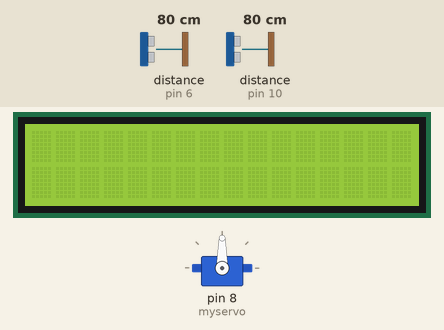
This sketch was run on a simulated Arduino Uno, built with avr-gcc and run on an emulated ATmega328P. On the bench: 16×2 character LCD, servo. Wiring (inferred from the names in the program): 2 × ultrasonic range finder: trigger pin 5, echo pin 6 / trigger pin 9, echo pin 10. The test bench sets the inputs (shaded band); at power-on: distance to the obstacle (sensors on pin 10, pin 6) 80 cm. The echo pulse lasts 58.3 µs per cm.

Above: at 1.2 s.
1.3 s: distance to the obstacle (sensor on pin 10) set to 35 cm
2.8 s: distance to the obstacle (sensor on pin 10) set to 28 cm
At 2.86 s:
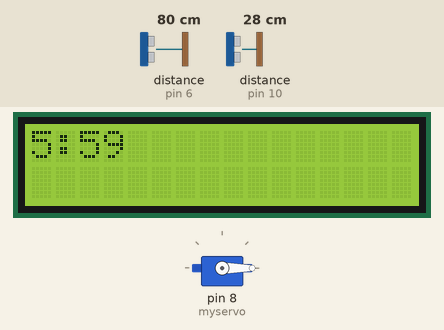
At 3.26 s:
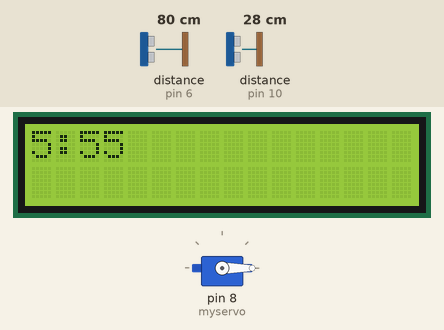
Timing chart, 0 to 5.8 s (numbered marks = the images above; inputs shaded):
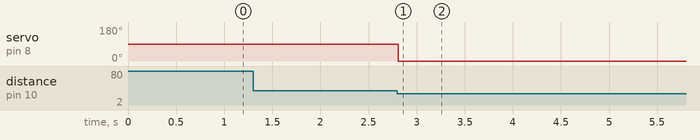

Measured:
- the behaviour switches between 32 and 31 cm on distance to the obstacle (sensor on pin 10) (found by bisection; images 0 and 1)
- after the input at 1.3 s, every drawn part: stays the same
- after the input at 2.8 s, servo on pin 8 (myservo): 90° → 0° at once; the display: changes at once (image 1)

The sketch:

project_make_a_ton__railmate_.ino
```cpp
 #include <LiquidCrystal.h>
#include <Servo.h>
Servo myservo;
const int trigPin1 = 9;
const int echoPin1 = 10;
const int trigPin2 = 5;
const int echoPin2 = 6;
const int rs = 12, en = 11, d4 = 7, d5 = 4, d6 = 3, d7 = 2;
LiquidCrystal lcd(rs, en, d4, d5, d6, d7);
long duration1;
int distance1;
long duration2;
int distance2;
int l1=5,l2=0,f=0,pos,i;
float e;
long int o;
void setup() {
pinMode(trigPin2, OUTPUT);
pinMode(echoPin2, INPUT);
 lcd.begin(16, 2);
   myservo.attach(8);

pinMode(trigPin1, OUTPUT);
pinMode(echoPin1, INPUT);

}
void loop() {


digitalWrite(trigPin2, LOW);
delayMicroseconds(2);
digitalWrite(trigPin2, HIGH);
delayMicroseconds(10);
digitalWrite(trigPin2, LOW);
duration2 = pulseIn(echoPin2, HIGH);

distance2= duration2*(0.034/2);

digitalWrite(trigPin1, LOW);
delayMicroseconds(2);

digitalWrite(trigPin1, HIGH);
delayMicroseconds(10);
digitalWrite(trigPin1, LOW);

duration1 = pulseIn(echoPin1, HIGH);
distance1= duration1*(0.034/2);


if(distance1<=30)
   {f=1;}

if(f==1)
 {

    myservo.write(0);


  while(l1>=0)
   {
i=59;

while(i>=0)
{

lcd.setCursor(0,0);
lcd.print(l1);
lcd.print(":");
lcd.print(i);
i--;
delay(100);
}

l1--;
    }
 }

if(distance2<=30)
 {

    myservo.write(90);


l1=5;l2=0;f=0;
 }
lcd.clear();


}
```
